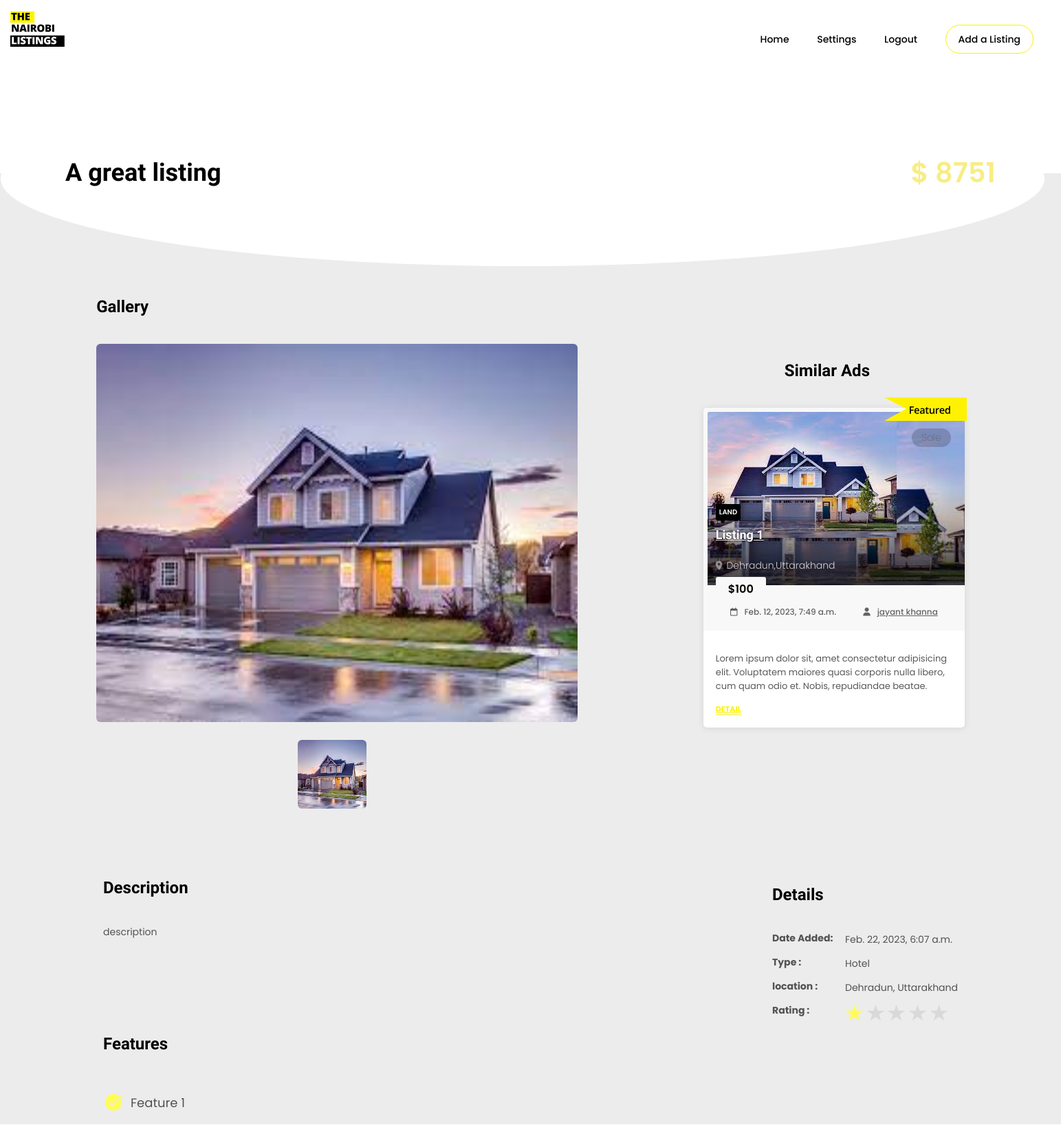
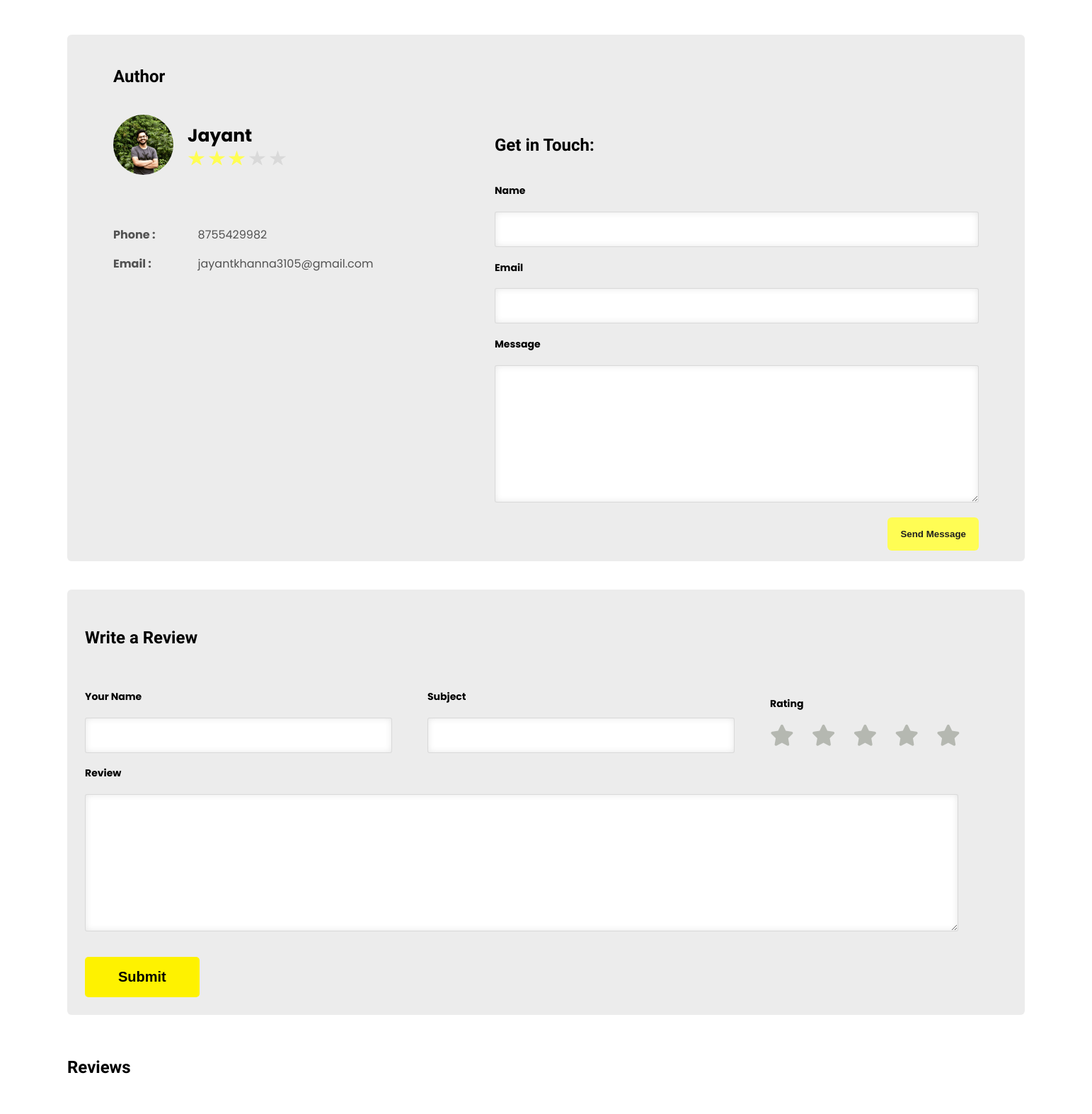
Page /showlisting?listing_id=9 (upper part) on the committed database (2 pictures, top to bottom).
### Nairobi_app/models.py (models this page shows)
class Listing(models.Model):
    name = models.CharField(max_length=100)
    description = models.CharField(max_length=10000)
    price = models.CharField(max_length=100)
    featured = models.BooleanField(default=False)
    category = models.CharField(max_length=100)
    user = models.ForeignKey(User, on_delete=models.CASCADE)
    user_name = models.CharField(max_length=100)
    main_image = models.ImageField(upload_to='static/listing_images/')
    image1 = models.ImageField(upload_to='static/listing_images/',blank=True,null=True)
    image2 = models.ImageField(upload_to='static/listing_images/',blank=True,null=True)
    image3 = models.ImageField(upload_to='static/listing_images/',blank=True,null=True)
    image4 = models.ImageField(upload_to='static/listing_images/',blank=True,null=True)
    image5 = models.ImageField(upload_to='static/listing_images/',blank=True,null=True)
    city = models.CharField(max_length=100)
    state = models.CharField(max_length=100)
    tag = models.CharField(max_length=100)
    country = models.CharField(max_length=100)
    date_added = models.DateTimeField(auto_now_add=True)
    status = models.CharField(max_length=100,default="pending")
    feature1 = models.CharField(max_length=100,blank=True,null=True)
    feature2 = models.CharField(max_length=100,blank=True,null=True)
    feature3 = models.CharField(max_length=100,blank=True,null=True)
    feature4 = models.CharField(max_length=100,blank=True,null=True)
    feature5 = models.CharField(max_length=100,blank=True,null=True)
    feature6 = models.CharField(max_length=100,blank=True,null=True)
    rating = models.CharField(max_length=100,default="1")
    video_360_link = models.CharField(max_length=1000,blank=True,null=True)
    google_map_link = models.CharField(max_length=10000,blank=True,null=True)

class User(models.Model):
    username = models.CharField(max_length=100)
    description = models.CharField(max_length=10000)
    password = models.CharField(max_length=100)
    ad_count = models.CharField(max_length=100,default="0")
    email = models.EmailField(max_length=100)
    phone = models.CharField(max_length=100)
    package = models.CharField(max_length=100,blank=True,null=True)
    rating = models.CharField(max_length=100,default="0")
    image = models.ImageField(upload_to='static/user_images/', default='static/user_images/default_img.jpg')
    private_token = models.CharField(max_length=100)
    facebook = models.CharField(max_length=100,blank=True,null=True)
    twitter = models.CharField(max_length=100,blank=True,null=True)
    instagram = models.CharField(max_length=100,blank=True,null=True)

### Nairobi_app/views.py (the view)
# urls.py: path('showlisting', views.showlisting, name='showlisting'),
def showlisting(request):
    if "listing_id" in request.GET:
        listingid = request.GET['listing_id']
        listingid = int(listingid)
        if Listing.objects.filter(id=listingid).exists():
            listing = Listing.objects.get(id=listingid)
            user = listing.user
            similar_listing = Listing.objects.filter(user=user.id)
            flag = 0
            if len(similar_listing) > 1:
                similar_listing = similar_listing.exclude(id=listing.id)
                similar_listing = similar_listing[0]
                flag =1
            username = user.username.split(" ")[0].capitalize()
            listingname = listing.name.capitalize()
            reviews = ListingReviews.objects.filter(listing=listing)
            if flag == 0 and len(similar_listing) == 1:
                return render(request, 'showlisting.html',{'user': user, 'username': username, 'listing': listing, 'listingname': listingname, 'similar_listing': listing, 'reviews': reviews})
            return render(request, 'showlisting.html',{'user': user, 'username': username, 'listing': listing, 'listingname': listingname, 'similar_listing': similar_listing, 'reviews': reviews})
        else:
            return redirect('home')
    else:
        return redirect('home')

### templates/showlisting.html (shortened to what this page needs)
{% load static %}
<!DOCTYPE html>
<html lang="en">
<head>
    <link rel="stylesheet" href="https://cdnjs.cloudflare.com/ajax/libs/font-awesome/4.7.0/css/font-awesome.min.css">
    <link rel="stylesheet" href="https://cdnjs.cloudflare.com/ajax/libs/font-awesome/6.2.1/css/all.min.css"/>
    <link rel="stylesheet" href="{% static 'css/bootstrap.css' %}" type="text/css">
    <link rel="stylesheet" href="{% static 'css/font-awesome.css' %}" type="text/css">
    <link rel="stylesheet" href="{% static 'css/selectize.css' %}" type="text/css">
    <link rel="stylesheet" href="{% static 'css/style.css' %}">
    <link rel="stylesheet" href="../static/css/style.css">
    <link rel="stylesheet" href="{% static 'css/index.css' %}">
    <link rel="stylesheet" href="{% static 'css/user_profile.css' %}">
    <link rel="stylesheet" href="{% static 'css/showlisting.css' %}">
</head>
<body>
    <header id="header">
        <div id="header_top">
            <div id="header_left">
                <div id="left_signin">
                    <img src="{% static 'images/logo.svg' %}" alt="" id="logo">
                </div>
            </div>
            <div id="header_right">
                <a href="home">Home</a>
                <a href="usersettings?userid={{user.id}}">Settings</a>
                <a href="logout">Logout</a>
                <a href="submitad" id="submit_ad">Add a Listing</a>
            </div>
        </div>
    </header>
    <section id="name_price">
        <div id="name_price_left">
            <h1>{{listingname}}</h1>
        </div>
        <div id="name_price_right">
            <p id="price">$ {{listing.price}}</p>
        </div>
    </section>
    <section id="userdetails">
        <div class="background">
        </div>
        <div id="listing_details">
            <div>
                <div id="gallery_heading">
                    <h2>Gallery</h4>
                </div>
                <div id="gallery">
                    <div id="gallery_main">
                        <img id="main_image" class="header-image" src="{{listing.main_image.url}}">
                        <div class="small-images">
                            <div class="outer_img active" id="outer_img_1" onclick="changeImage('{{listing.main_image.url}}',1)">
                                <img class="small_img" src="{{listing.main_image.url}}" >
                            </div>
                        </div>
                    </div>
                </div>
            </div>
            <div id="similar_ads">
                <div id="similar_ads_heading">
                    <h2 >Similar Ads</h2>
                </div>
                <div class="items item-part masonry grid-xl-4-items grid-lg-3-items grid-md-2-items">
                    <div class="item">
                        {% if similar_listing.featured == True %}
                        <div id="featured"><img src="{% static 'images/featured_tag.svg' %}" alt=""></div>
                        {% endif %}
                        <div id="tag">{{similar_listing.tag}}</div>
                        <div class="wrapper">
                            <div class="image">
                                <h3>
                                    <a href="#" class="tag category">{{similar_listing.category}}</a>
                                    <a href="showlisting?listing_id={{similar_listing.id}}" class="title">{{similar_listing.name}}</a>
                                </h3>
                                <a href="showlisting?listing_id={{similar_listing.id}}" class="image-wrapper background-image">
                                    <img src="{{similar_listing.main_image.url}}" alt="">
                                </a>
                            </div>
                            <h4 class="location">
                                <a href="javascript:void(0)" style="text-decoration: none;">{{similar_listing.city}},{{similar_listing.state}}</a>
                            </h4>
                            <div class="price">${{similar_listing.price}}</div>
                            <div class="meta">
                                <figure>
                                    <i class="fa fa-calendar-o"></i>{{similar_listing.date_added}}
                                </figure>
                                <figure>
                                    <a href="userprofile?userid={{similar_listing.user_id}}">
                                        <i class="fa fa-user"></i>{{similar_listing.user_name}}
                                    </a>
                                </figure>
                            </div>
                            <div class="description">
                                <p>{{similar_listing.description}}</p>
                            </div>
                            <a href="showlisting?listing_id={{similar_listing.id}}" class="detail text-caps underline">Detail</a>
                        </div>
                    </div>
                </div>
            </div>
        </div>
    </section>
    <section id="details">
        <div id="description">
            <div id="heading_description">
                <h2>Description</h2>
            </div>
            <div id="description_info">
                <p>{{listing.description}}</p>
            </div>
        </div>
        <div>
            <div id="heading_details">
                <h2>Details</h2>
            </div>
            <div id="details_info">
                <div id="headings_info">
                    <p>Date Added:</p>
                    <p>Type : </p>
                    <p>location : </p>
                    <p>Rating : </p>
                </div>
                <div>
                    <p>{{listing.date_added}}</p>
                    <p>{{listing.category}}</p>
                    <p>{{listing.city}}, {{listing.state}}</p>
                    <div>
                        {% for i in '12345' %}
                            {% if i <= listing.rating %}
                                <img class="star" src="{% static 'images/star.svg' %}" alt="">
                            {% else %}
                                <img  class="star" src="{% static 'images/star_empty.svg' %}" alt="">
                            {% endif %}
                        {% endfor %}
                    </div>
                </div>
            </div>
        </div>
    </section>
    <section id="features">
        <div id="heading_features">
            <h2>Features</h2>
        </div>
        <div id="features_info">
            <div>
                {% if listing.feature1 != None %}
                <div class="feature">
                    <img src="{% static 'images/feature.svg' %}" alt="">
                    <p>{{listing.feature1}}</p>
                </div>
                {% endif %}
            </div>
        </div>
    </section>
    <section id="contact_author_outer">
        <section id="contact_author">
            <div id="contact_author_heading">
                <h2>Author</h2>
            </div>
            <div id="contact_author_info">
                <div>
                    <div id="info_main">
                        <div>
                            <img src="{{user.image.url}}" alt="">
                        </div>
                        <div id="heading_info_main">
                            <h4>{{username}}</h4>
                            <div id="rating_author_info">
                                {% for i in '12345' %}
                                    {% if i <= user.rating %}
                                        <img class="star" src="{% static 'images/star.svg' %}" alt="">
                                    {% else %}
                                        <img  class="star" src="{% static 'images/star_empty.svg' %}" alt="">
                                    {% endif %}
                                {% endfor %}
                            </div>
                        </div>
                    </div>
                    <div id="contact_info">
                        <div id="phone_email">
                            <p>Phone : </p>
                            <p>Email : </p>
                        </div>
                        <div id="phone_email_final">
                            <p>{{user.phone}}</p>
                            <p>{{user.email}}</p>
                        </div>
                    </div>
                </div>
                <div id="form_contact_author">
                    <h2>Get in Touch: </h2>
                    <form action="send_mail_to_seller" method="POST" enctype="multipart/form-data">
                        <div>
                            <h4>Name</h4>
                            <input name="name" class="author_contact_input" type="text" required>
                        </div>
                        <div>
                            <h4>Email</h4>
                            <input name="email" class="author_contact_input" type="email" required>
                        </div>
                        <div>
                            <h4>Message</h4>
                            <textarea required name="message" class="author_contact_input" name="" id="" cols="30" rows="10"></textarea>
                        </div>
                        <div>
                            <input id="send_mail_submit" type="submit" value="Send Message">
                        </div>
                    </form>
                </div>
            </div>
        </section>
    </section>
    <section id="review_outer">
        <section id="write_a_review">
            <div id="write_a_review_left">
                <h2>Write a Review</h2>
            </div>
            <div id="write_a_review_right">
                <form action="new_review_listing" method="POST" enctype="multipart/form-data" onsubmit="return getRating()">
                    <div id="rating_subject">
                        <div>
                            <h4>Your Name</h4>
                            <input id="username" type="text" name="name" required>
                        </div>
                        <div>
                            <h4>Subject</h4>
                            <input id="subject" type="text" name="subject" required>
                        </div>
                        <div id="rating_outer">
                            <h4>Rating</h4>
                            <div class="stars" id="rating_stars">
                                <i class="fa-solid fa-star"></i>
                                <i class="fa-solid fa-star"></i>
                                <i class="fa-solid fa-star"></i>
                                <i class="fa-solid fa-star"></i>
                                <i class="fa-solid fa-star"></i>
                            </div>
                        </div>
                    </div>
                    <div id="review">
                        <h4>Review</h4>
                        <textarea required name="review" id="" cols="30" rows="10"></textarea>
                    </div>
                    <div id="submit">
                        <input type="submit" value="Submit">
                    </div>
                </form>
            </div>
        </section>
    </section>
    <section id="review_by_users">
        <div id="review_by_users_left">
            <h2>Reviews</h2>
        </div>
    </section>
</body>
</html>

### rows in the picture
Listing: name "A great listing", price "8751", main_image (picture), description "description", date_added "Feb. 22, 2023, 6:07 a.m.", category "Hotel", city "Dehradun", state "Uttarakhand", rating "1" (drawn), feature1 "Feature 1"
Listing: tag "Sale", category "LAND", name "Listing 1", main_image (picture), city "Dehradun", state "Uttarakhand", price "100", date_added "Feb. 12, 2023, 7:49 a.m.", user_name "jayant khanna", description "Lorem ipsum dolor sit, amet consectetur adipisicing elit. Voluptatem maiores quasi corporis nulla libero, cum quam odio et. Nobis, repudiandae beatae.…"
User: image (picture), rating "3.5" (drawn), phone "8755429982", email "jayantkhanna3105@gmail.com"

### other values in the picture
{{ username }} "Jayant"
